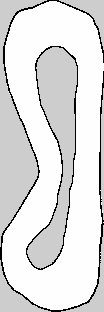
#> input picture maps/race1.pgm, 104 x 312 px
$ python -i baseline_creator.py   (imports and definitions only)
#> lines starting #> are read from the running program, lines starting #| are printed output that depends on the picture; after the words box and inside, x2 and y2 are one past the last pixel; in counts of white or black regions, pixels touching at a corner belong together
#> further down, picture is the input picture: shape (312, 104, 3); min 0, max 254, mean 221.9
import cv2
import numpy as np
import yaml
import matplotlib.pyplot as plt
import os

def load_map(yaml_path):
    with open(yaml_path, 'r') as f:
        map_metadata = yaml.safe_load(f)

    yaml_dir = os.path.dirname(yaml_path)
    image_path = os.path.join(yaml_dir, map_metadata['image'])

    img = cv2.imread(image_path, cv2.IMREAD_GRAYSCALE)
    resolution = map_metadata['resolution']
    origin = map_metadata['origin']
    return img, resolution, origin

def get_track_centerline(img):
    # Invert colors (assuming track is white on black background)
    _, thresh = cv2.threshold(img, 220, 255, cv2.THRESH_BINARY)
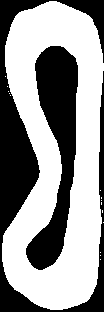
#> thresh: shape (312, 104, 3); 58.6% white; 2 black regions, box (x1, y1, x2, y2) and area: (0, 0, 104, 312) 7772, (26, 46, 78, 270) 5661
    #plt.imshow(thresh, cmap='gray')
    #plt.title("thresh")
    #plt.show()
    edges = cv2.Canny(thresh, 50, 150)
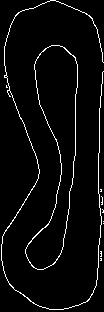
#> edges: shape (312, 104); 4% white in thin lines or dots

    # Find contours
    contours, _ = cv2.findContours(edges, cv2.RETR_EXTERNAL, cv2.CHAIN_APPROX_SIMPLE)
#> contours = 10 contours, 8 with area under 20; largest, box (x1, y1, x2, y2) and area: (25, 45, 78, 270) 5646, (1, 0, 104, 310) 46

    if len(contours) < 2:
        raise ValueError("Expected to find inner and outer track boundaries!")

    # Sort by contour size
    contours = sorted(contours, key=cv2.contourArea, reverse=True)

    outer = np.concatenate((contours[1],contours[2]))[0::4]
    inner = contours[0]
#> inner = contour of 186 points, box (x1, y1, x2, y2) (25, 45, 78, 270), area 5646

    # [6 lines of commented-out code are left out]

    print(f"len(inner) = {len(inner)}")
#| len(inner) = 186
    print(f"len(outer) = {len(outer)}")
#| len(outer) = 160
    centerline = []
    for i in range(min(len(inner), len(outer))):
        p1 = inner[i % len(inner)][0]
        p2 = outer[i % len(outer)][0]
        mid = ((p1[0] + p2[0]) // 2, (p1[1] + p2[1]) // 2)
        centerline.append(mid)
#> this loop made 160 passes
#> (p1, p2, mid) on passes 1 to 3: ([51, 45], [50, 0], (50, 22)), ([50, 46], [45, 2], (47, 24)), ([49, 46], [40, 4], (44, 25))
#> after the loop, centerline = 160 pairs, first value 20 to 85, second value 22 to 258

    #print(centerline)
    return centerline

def pixels_to_map_coords(img, centerline_px, resolution, origin):
    origin_x, origin_y = origin[0], origin[1]
    print(img.shape)
    print(origin)

    map_coords = []
    for px, py in centerline_px:
        mx = px * resolution + origin_x
        my = (img.shape[0] - py) * resolution + origin_y  # y axis is flipped
        map_coords.append((mx, my))
    return map_coords

# ---- MAIN ----
yaml_path = "/home/yair/dev/ad_api_container/mrs_project_container/my_car/maps/practice_2_w_as_o.yaml"
# [1 line that did not run here, left out]
# [1 line that did not run here, left out]
# [1 line that did not run here, left out]

# Plot for visualization
#x, y = zip(*centerline_map)
# [2 lines not run here, left out]
# [1 line that did not run here, left out]
# [1 line not run here, left out]
# [1 line that did not run here, left out]
# [4 lines not run here, left out]

>>> import cv2
>>> picture = cv2.imread('../maps/race1.pgm')
>>> result = get_track_centerline(picture)
#> result has the same summary as centerline in get_track_centerline
